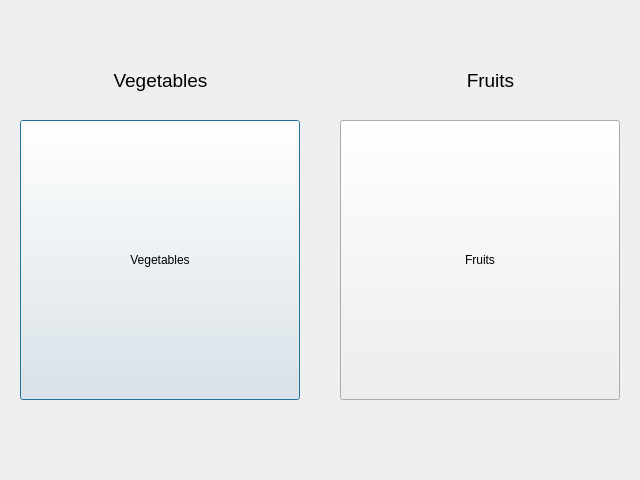
<?xml version="1.0" encoding="UTF-8"?>
<ui version="4.0">
 <class>CustomInput</class>
 <widget class="QDialog" name="CustomInput">
  <property name="geometry">
   <rect>
    <x>0</x>
    <y>0</y>
    <width>640</width>
    <height>480</height>
   </rect>
  </property>
  <property name="windowTitle">
   <string>Dialog</string>
  </property>
  <widget class="QPushButton" name="btn_vegetables_input">
   <property name="geometry">
    <rect>
     <x>20</x>
     <y>120</y>
     <width>280</width>
     <height>280</height>
    </rect>
   </property>
   <property name="minimumSize">
    <size>
     <width>0</width>
     <height>50</height>
    </size>
   </property>
   <property name="maximumSize">
    <size>
     <width>400</width>
     <height>16777215</height>
    </size>
   </property>
   <property name="text">
    <string>Vegetables</string>
   </property>
  </widget>
  <widget class="QLabel" name="fruitLabel">
   <property name="geometry">
    <rect>
     <x>380</x>
     <y>60</y>
     <width>221</width>
     <height>41</height>
    </rect>
   </property>
   <property name="text">
    <string>&lt;html&gt;&lt;head/&gt;&lt;body&gt;&lt;p align=&quot;center&quot;&gt;&lt;span style=&quot; font-size:14pt;&quot;&gt;Fruits&lt;/span&gt;&lt;/p&gt;&lt;/body&gt;&lt;/html&gt;</string>
   </property>
  </widget>
  <widget class="QLabel" name="vegetableLabel">
   <property name="geometry">
    <rect>
     <x>50</x>
     <y>60</y>
     <width>221</width>
     <height>41</height>
    </rect>
   </property>
   <property name="text">
    <string>&lt;html&gt;&lt;head/&gt;&lt;body&gt;&lt;p align=&quot;center&quot;&gt;&lt;span style=&quot; font-size:14pt;&quot;&gt;Vegetables&lt;/span&gt;&lt;/p&gt;&lt;/body&gt;&lt;/html&gt;</string>
   </property>
  </widget>
  <widget class="QPushButton" name="btn_fruits_input">
   <property name="geometry">
    <rect>
     <x>340</x>
     <y>120</y>
     <width>280</width>
     <height>280</height>
    </rect>
   </property>
   <property name="minimumSize">
    <size>
     <width>0</width>
     <height>50</height>
    </size>
   </property>
   <property name="maximumSize">
    <size>
     <width>400</width>
     <height>16777215</height>
    </size>
   </property>
   <property name="text">
    <string>Fruits</string>
   </property>
  </widget>
 </widget>
 <resources/>
 <connections/>
</ui>
